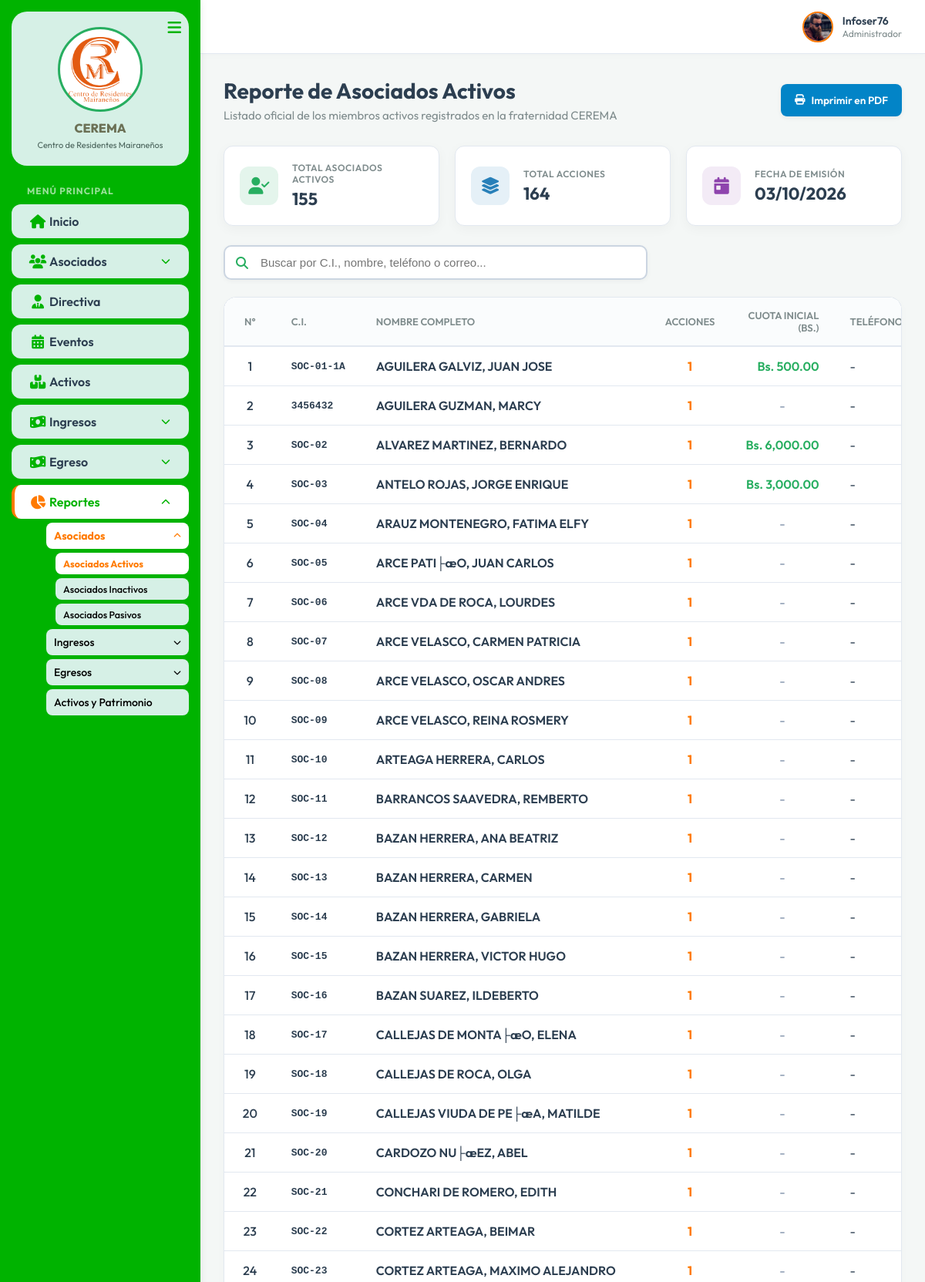
The app's page /Controller/reporte.controller.php?type=socios_activos (signed in, upper part) with its own data.
### tables this page shows
CREATE TABLE `asociados` (
  `id_socio` int(11) NOT NULL AUTO_INCREMENT,
  `ci` varchar(20) NOT NULL,
  `complemento` varchar(5) DEFAULT NULL,
  `ap_paterno` varchar(25) NOT NULL,
  `ap_materno` varchar(25) NOT NULL,
  `nombre` varchar(50) NOT NULL,
  `acciones` int(2) DEFAULT 1,
  `cuota_inicial` decimal(10,2) NOT NULL DEFAULT 0.00,
  `telefono` varchar(20) DEFAULT NULL,
  `correo` varchar(150) DEFAULT NULL,
  `fecha_ingreso` date NOT NULL,
  `created_at` timestamp NOT NULL DEFAULT current_timestamp(),
  `fechaRegistro` datetime DEFAULT NULL,
  `fechaEdicion` datetime DEFAULT NULL,
  `estado` enum('Activo','Inactivo','Pasivo') NOT NULL DEFAULT 'Activo',
  PRIMARY KEY (`id_socio`)
);

### Model/mreporte.php (called while the page is built, shortened)
<?php
class ReporteModel {
    private $conn;
    public function __construct($db) {
        $this->conn = $db;
    }
    private function ensureOtrosGastosColumnsExist() {
        try { $this->conn->exec("ALTER TABLE otros_gastos ADD COLUMN unidad_medida VARCHAR(50) DEFAULT 'Glb'"); } catch (Exception $e) {}
        try { $this->conn->exec("ALTER TABLE otros_gastos ADD COLUMN cantidad DECIMAL(10,2) DEFAULT 1.00"); } catch (Exception $e) {}
        try { $this->conn->exec("ALTER TABLE otros_gastos ADD COLUMN precio DECIMAL(10,2) DEFAULT NULL"); } catch (Exception $e) {}
    }
    public function getSociosActivos() {
        $query = "SELECT
                    s.id_socio,
                    s.ci,
                    s.complemento,
                    s.ap_paterno,
                    s.ap_materno,
                    s.nombre,
                    COALESCE(s.acciones, 1) as acciones,
                    COALESCE(s.cuota_inicial, 0.00) as cuota_inicial,
                    COALESCE((SELECT SUM(c.monto) FROM cuota_inicial_pagos c WHERE c.id_socio = s.id_socio AND (c.estado = 'Pagado' OR c.estado IS NULL OR c.estado = '')), 0.00) as cuota_inicial_pagado,
                    s.telefono,
                    s.correo,
                    s.fecha_ingreso,
                    s.estado
                  FROM asociados s
                  WHERE s.estado = 'Activo' OR s.estado = '1'
                  ORDER BY s.ap_paterno ASC, s.ap_materno ASC, s.nombre ASC";
        $stmt = $this->conn->prepare($query);
        $stmt->execute();
        return $stmt;
    }
    public function getStatsSociosActivos() {
        $query = "SELECT
                    COUNT(*) as total_socios,
                    COUNT(*) as total_activos,
                    COALESCE(SUM(COALESCE(acciones, 1)), 0) as total_acciones
                  FROM asociados
                  WHERE estado = 'Activo' OR estado = '1'";
        $stmt = $this->conn->prepare($query);
        $stmt->execute();
        return $stmt->fetch(PDO::FETCH_ASSOC);
    }
}
?>

### View/vreporte_socios_activos.php (the view, shortened to what this page needs)
<?php
require_once __DIR__ . '/header.php';
$socios_rows = [];
if (isset($socios) && $socios->rowCount() > 0) {
    $socios_rows = $socios->fetchAll(PDO::FETCH_ASSOC);
}
?>
<div id="screenReportView">
    <div class="dashboard-header">
        <div class="header-actions" style="display: flex; justify-content: space-between; align-items: center; flex-wrap: wrap; gap: 15px;">
            <div>
                <h1 class="page-title">Reporte de Asociados Activos</h1>
                <p class="page-subtitle">Listado oficial de los miembros activos registrados en la fraternidad CEREMA</p>
            </div>
            <button type="button" onclick="window.print();" class="btn-primary" style="background-color: #0284c7; border: none; cursor: pointer; padding: 10px 18px; border-radius: 8px; font-weight: 600; font-size: 13.5px; color: #ffffff; display: inline-flex; align-items: center; gap: 8px; box-shadow: 0 2px 6px rgba(0,0,0,0.06); height: 42px;">
                <i class="fa-solid fa-print"></i> Imprimir en PDF
            </button>
        </div>
    </div>
    <div class="report-stats-grid">
        <div class="report-stat-card">
            <div class="report-stat-icon active-users">
                <i class="fa-solid fa-user-check"></i>
            </div>
            <div class="report-stat-info">
                <h4>Total Asociados Activos</h4>
                <p><?php echo number_format($stats['total_activos'] ?? 0); ?></p>
            </div>
        </div>
        <div class="report-stat-card">
            <div class="report-stat-icon shares">
                <i class="fa-solid fa-layer-group"></i>
            </div>
            <div class="report-stat-info">
                <h4>Total Acciones</h4>
                <p><?php echo number_format($stats['total_acciones'] ?? 0); ?></p>
            </div>
        </div>
        <div class="report-stat-card">
            <div class="report-stat-icon date">
                <i class="fa-solid fa-calendar-day"></i>
            </div>
            <div class="report-stat-info">
                <h4>Fecha de Emisión</h4>
                <p><?php echo date('d/m/Y'); ?></p>
            </div>
        </div>
    </div>
    <div class="toolbar-container">
        <div class="search-filter-group">
            <div class="search-box">
                <input type="text" id="searchReporte" class="search-input" placeholder="Buscar por C.I., nombre, teléfono o correo...">
            </div>
        </div>
    </div>
    <div class="table-container">
        <table class="data-table" id="reporteSociosTable">
            <thead>
                <tr>
                    <th style="width: 45px; text-align: center;">N°</th>
                    <th style="width: 100px;">C.I.</th>
                    <th style="white-space: nowrap;">Nombre Completo</th>
                    <th style="width: 80px; text-align: center;">Acciones</th>
                    <th style="width: 110px; text-align: right;">Cuota Inicial (Bs.)</th>
                    <th style="width: 110px;">Teléfono</th>
                </tr>
            </thead>
            <tbody>
                <?php
                if (count($socios_rows) > 0):
                    $count = 1;
                    foreach ($socios_rows as $row):
                        $nombreCompleto = htmlspecialchars($row['ap_paterno'] . ' ' . $row['ap_materno'] . ', ' . $row['nombre']);
                        $cuotaVal = (float)($row['cuota_inicial_pagado'] ?? 0);
                ?>
                    <tr>
                        <td style="text-align: center; font-weight: 500;"><?php echo $count++; ?></td>
                        <td style="font-weight: 600; font-family: monospace; font-size: 13px; white-space: nowrap;"><?php echo htmlspecialchars($row['ci'] . (!empty($row['complemento']) ? '-' . $row['complemento'] : '')); ?></td>
                        <td style="font-weight: 600; color: var(--text-main); white-space: nowrap;"><?php echo $nombreCompleto; ?></td>
                        <td style="text-align: center; font-weight: 700; color: var(--primary);"><?php echo htmlspecialchars($row['acciones']); ?></td>
                        <?php if ($cuotaVal > 0): ?>
                            <td style="text-align: right; font-weight: 600; color: #27ae60; white-space: nowrap;">Bs. <?php echo number_format($cuotaVal, 2); ?></td>
                        <?php else: ?>
                            <td style="text-align: center; color: #94a3b8; font-weight: 500;">-</td>
                        <?php endif; ?>
                        <td style="white-space: nowrap;"><?php echo !empty($row['telefono']) ? htmlspecialchars($row['telefono']) : '-'; ?></td>
                    </tr>
                <?php
                    endforeach;
                endif; ?>
            </tbody>
        </table>
    </div>
</div>
<link rel="stylesheet" href="../css/reporte.css">

### css/style.css (style rules this page uses)
:root { --primary: #FF7A00; --primary-hover: #E66A00; --secondary: #27AE60; --bg-main: #F4F7F6; --bg-panel: #FFFFFF; --bg-hover: #FFF3E8; --text-main: #2C3E50; --text-muted: #7F8C8D; --border-color: #E2E8F0; --success: #27AE60; --danger: #E74C3C; --info: #3498DB; --sidebar-width: 260px; --sidebar-collapsed: 80px; --topbar-height: 70px; --radius-lg: 16px; --radius-md: 12px; --radius-sm: 8px; --transition: 0.3s ease; }
* { margin: 0; padding: 0; box-sizing: border-box; }
body { font-family: 'Outfit', sans-serif; background-color: var(--bg-main); color: var(--text-main); overflow-x: hidden; }
.dashboard-header { margin-bottom: 30px; }
.page-title { font-size: 28px; font-weight: 700; margin-bottom: 5px; color: var(--text-main); }
.page-subtitle { color: var(--text-muted); font-size: 15px; }
.table-container { background: var(--bg-panel); border-radius: var(--radius-lg); box-shadow: 0 4px 15px rgba(0, 0, 0, 0.02); border: 1px solid var(--border-color); overflow: hidden; margin-top: 20px; overflow-x: auto; }
.data-table { width: 100%; border-collapse: collapse; text-align: left; }
.data-table th { background-color: #FAFCFD; padding: 15px 20px; font-weight: 600; color: var(--text-muted); border-bottom: 2px solid var(--border-color); font-size: 13px; text-transform: uppercase; }
.data-table td { padding: 15px 20px; border-bottom: 1px solid var(--border-color); color: var(--text-main); vertical-align: middle; }
.btn-primary { background-color: var(--primary); color: white; border: none; padding: 10px 20px; border-radius: var(--radius-sm); font-family: inherit; font-weight: 600; cursor: pointer; transition: background-color 0.2s; display: inline-flex; align-items: center; gap: 8px; }

### css/reporte.css (style rules this page uses)
.report-stats-grid { display: grid; grid-template-columns: repeat(auto-fit, minmax(220px, 1fr)); gap: 20px; margin-bottom: 25px; }
.report-stat-card { background: var(--bg-panel, #ffffff); border-radius: var(--radius-md, 12px); padding: 20px; display: flex; align-items: center; gap: 18px; box-shadow: 0 4px 15px rgba(0, 0, 0, 0.04); border: 1px solid var(--border-color, #E2E8F0); }
.report-stat-icon { width: 50px; height: 50px; border-radius: 12px; display: flex; align-items: center; justify-content: center; font-size: 22px; flex-shrink: 0; }
.report-stat-icon.active-users { background: rgba(39, 174, 96, 0.12); color: #27AE60; }
.report-stat-icon.shares { background: rgba(41, 128, 185, 0.12); color: #2980B9; }
.report-stat-icon.date { background: rgba(155, 89, 182, 0.12); color: #8e44ad; }
.report-stat-info h4 { font-size: 12px; color: var(--text-muted, #7F8C8D); font-weight: 600; margin-bottom: 4px; text-transform: uppercase; letter-spacing: 0.5px; }
.report-stat-info p { font-size: 22px; font-weight: 700; color: var(--text-main, #2C3E50); }
.toolbar-container { margin-bottom: 22px; }
.search-filter-group { display: flex; align-items: center; gap: 15px; }
.search-box { position: relative; width: 100%; max-width: 550px; }
.search-input { width: 100%; padding: 12px 18px 12px 46px; border: 2px solid #cbd5e1; border-radius: 10px; font-size: 15px; font-weight: 500; color: #1e293b; background-color: #ffffff; outline: none; transition: all 0.2s ease-in-out; box-shadow: 0 2px 6px rgba(0,0,0,0.04); }

### records on screen
asociados: ci+complemento "SOC-01-1A", nombreCompleto "AGUILERA GALVIZ, JUAN JOSE", acciones "1", cuotaVal "500.00"
asociados: ci "3456432", nombreCompleto "AGUILERA GUZMAN, MARCY", acciones "1"
asociados: ci "SOC-02", nombreCompleto "ALVAREZ MARTINEZ, BERNARDO", acciones "1", cuotaVal "6,000.00"
asociados: ci "SOC-03", nombreCompleto "ANTELO ROJAS, JORGE ENRIQUE", acciones "1", cuotaVal "3,000.00"
asociados: ci "SOC-04", nombreCompleto "ARAUZ MONTENEGRO, FATIMA ELFY", acciones "1"
asociados: ci "SOC-05", nombreCompleto "ARCE PATI├æO, JUAN CARLOS", acciones "1"
asociados: ci "SOC-06", nombreCompleto "ARCE VDA DE ROCA, LOURDES", acciones "1"
asociados: ci "SOC-07", nombreCompleto "ARCE VELASCO, CARMEN PATRICIA", acciones "1"
asociados: ci "SOC-08", nombreCompleto "ARCE VELASCO, OSCAR ANDRES", acciones "1"
asociados: ci "SOC-09", nombreCompleto "ARCE VELASCO, REINA ROSMERY", acciones "1"
asociados: ci "SOC-10", nombreCompleto "ARTEAGA HERRERA, CARLOS", acciones "1"
asociados: ci "SOC-11", nombreCompleto "BARRANCOS SAAVEDRA, REMBERTO", acciones "1"
asociados: ci "SOC-12", nombreCompleto "BAZAN HERRERA, ANA BEATRIZ", acciones "1"
asociados: ci "SOC-13", nombreCompleto "BAZAN HERRERA, CARMEN", acciones "1"
asociados: ci "SOC-14", nombreCompleto "BAZAN HERRERA, GABRIELA", acciones "1"
asociados: ci "SOC-15", nombreCompleto "BAZAN HERRERA, VICTOR HUGO", acciones "1"
asociados: ci "SOC-16", nombreCompleto "BAZAN SUAREZ, ILDEBERTO", acciones "1"
asociados: ci "SOC-17", nombreCompleto "CALLEJAS DE MONTA├æO, ELENA", acciones "1"
asociados: ci "SOC-18", nombreCompleto "CALLEJAS DE ROCA, OLGA", acciones "1"
asociados: ci "SOC-19", nombreCompleto "CALLEJAS VIUDA DE PE├æA, MATILDE", acciones "1"
asociados: ci "SOC-20", nombreCompleto "CARDOZO NU├æEZ, ABEL", acciones "1"
asociados: ci "SOC-21", nombreCompleto "CONCHARI DE ROMERO, EDITH", acciones "1"
asociados: ci "SOC-22", nombreCompleto "CORTEZ ARTEAGA, BEIMAR", acciones "1"
asociados: ci "SOC-23", nombreCompleto "CORTEZ ARTEAGA, MAXIMO ALEJANDRO", acciones "1"

### other values on screen
$_SESSION['nombre_usuario'] "Infoser76"
$_SESSION['rol'] "Administrador"
$stats['total_activos'] "155"
$stats['total_acciones'] "164"
